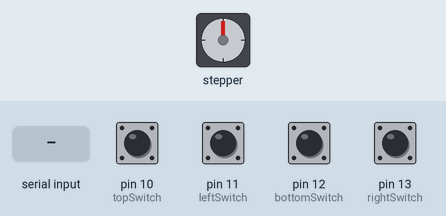
Bench run of a sketch on a simulated Arduino Uno, built with avr-gcc and run on an emulated ATmega328P. Parts: stepper motor. The test bench sets the inputs (shaded band); at power-on: pin 10 (topSwitch), pin 11 (leftSwitch), pin 12 (bottomSwitch), pin 13 (rightSwitch) HIGH. Stepper angles assume 200 steps per turn; what the sketch prints to the serial monitor is not drawn.

Above: at 1.2 s.
1.3 s: "90\n" received over Serial
At 3.45 s:
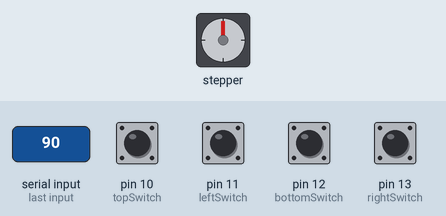
At 4.1 s:
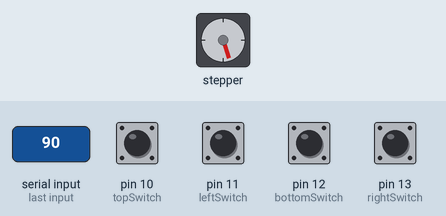
4.3 s: "1,90,45\n" received over Serial
7.3 s: "0\n" received over Serial
10.3 s: "1,90,45\n" received over Serial
13.3 s: "200\n" received over Serial
16.3 s: "5\n" received over Serial
At 18.45 s:
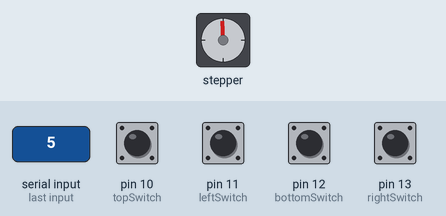
Timing chart, 0 to 20.3 s (numbered marks = the images above; inputs shaded):
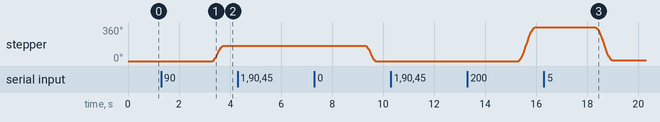

The sketch:

abs_manual.ino
```cpp
/* Arduino Multiple Stepper Control Using The Serial Monitor

Created by Yvan / https://Brainy-Bits.com

This code is in the public domain...

You can: copy it, use it, modify it, share it or just plain ignore it!
Thx!

*/
#define topSwitch 10
#define bottomSwitch 12
#define leftSwitch 11
#define rightSwitch 13

#include "AccelStepper.h"
// Library created by Mike McCauley at http://www.airspayce.com/mikem/arduino/AccelStepper/

// AccelStepper Setup
AccelStepper stepperX(1, 6, 3);   // 1 = Easy Driver interface
                                  // UNO Pin 2 connected to STEP pin of Easy Driver
                                  // UNO Pin 3 connected to DIR pin of Easy Driver

AccelStepper stepperZ(1, 5, 2);   // 1 = Easy Driver interface
                                  // UNO Pin 5 connected to STEP pin of Easy Driver
                                  // UNO Pin 6 connected to DIR pin of Easy Driver

// Stepper Travel Variables
long TravelX;  // Used to store the X value entered in the Serial Monitor
long TravelZ;  // Used to store the Z value entered in the Serial Monitor

int move_finished=1;  // Used to check if move is completed


void setup() {

  Serial.begin(9600);  // Start the Serial monitor with speed of 9600 Bauds
  pinMode(topSwitch, INPUT_PULLUP);
  pinMode(bottomSwitch, INPUT_PULLUP);
  pinMode(leftSwitch, INPUT_PULLUP);
  pinMode(rightSwitch, INPUT_PULLUP);

// Print out Instructions on the Serial Monitor at Start
  Serial.println("Enter Travel distance seperated by a comma: X,Z ");
  Serial.print("Enter Move Values Now: ");

//  Set Max Speed and Acceleration of each Steppers
  stepperX.setMaxSpeed(500.0);      // Set Max Speed of X axis
  stepperX.setAcceleration(1700.0);  // Acceleration of X axis

  stepperZ.setMaxSpeed(500.0);      // Set Max Speed of Y axis slower for rotation
  stepperZ.setAcceleration(1700.0);  // Acceleration of Y axis

}


void loop() {

while (Serial.available()>0)  { // Check if values are available in the Serial Buffer

  move_finished=0;  // Set variable for checking move of the Steppers

  TravelX= Serial.parseInt();  // Put First numeric value from buffer in TravelX variable
  Serial.print(TravelX);
  Serial.print(" X Travel , ");

  TravelZ= Serial.parseInt();  // Put Second numeric value from buffer in TravelZ variable
  Serial.print(TravelZ);
  Serial.println(" Y Travel ");

  stepperX.moveTo(TravelX);  // Set new move position for X Stepper
  stepperZ.moveTo(TravelZ);  // Set new move position for Z Stepper

  delay(1000);  // Wait 1 seconds before moving the Steppers
  Serial.print("Moving Steppers into position...");
  }

// Check if the Steppers have reached desired position
  if ((stepperX.distanceToGo() != 0) || (stepperZ.distanceToGo() !=0)) {
    if (digitalRead(topSwitch) && digitalRead(bottomSwitch) && digitalRead(leftSwitch) && digitalRead(rightSwitch)){
      stepperX.run();  // Move Stepper X into position
      stepperZ.run();  // Move Stepper Z into position
    }

  }

// If move is completed display message on Serial Monitor
  if ((move_finished == 0) && (stepperX.distanceToGo() == 0) && (stepperZ.distanceToGo() == 0)) {
    Serial.println("COMPLETED!");
    Serial.println("");
    Serial.println("Enter Next Move Values (0,0 for reset): ");  // Get ready for new Serial monitor values
    move_finished=1;  // Reset move variable
  }
}
```

Measured:
- after the input at 1.3 s, stepper: turns 162° clockwise in 0.41 s, starting after 2.0 s
- after the input at 4.3 s, every drawn part: stays the same
- after the input at 10.3 s, every drawn part: stays the same
- after the input at 16.3 s, stepper: turns 351° counter-clockwise in 0.68 s, starting after 2.0 s
